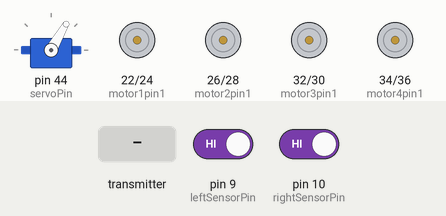
The sketch below on a simulated Arduino Mega 2560, built with avr-gcc and run on an emulated ATmega2560. Parts: servo, motor-driver pin pairs drawn as motors (green arrow = first pin HIGH = forward, orange = second pin HIGH = backward, longer = more drive). The inputs (shaded band) are chosen by the test bench; at power-on: pin 9 (leftSensorPin) HIGH, pin 10 (rightSensorPin) HIGH. No radio packets arrive unless stated.

Above: at 1.2 s.
1.3 s: the transmitter starts sending dir.0 = 512
At 1.7 s:
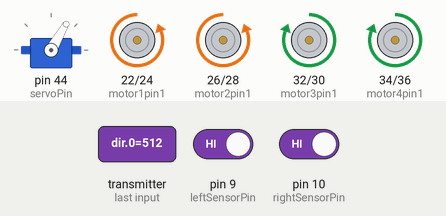
2.8 s: the transmitter starts sending dir.1 = 256
At 4.0 s:
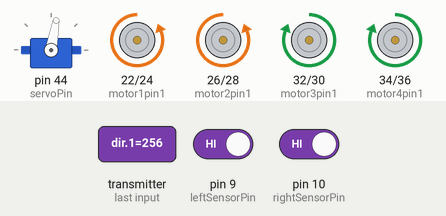
4.3 s: the transmitter starts sending dir.0 = 0
At 5.2 s:
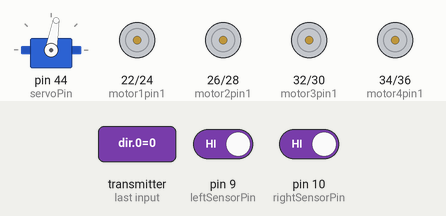
5.8 s: the transmitter starts sending dir.1 = 512
At 6.3 s:
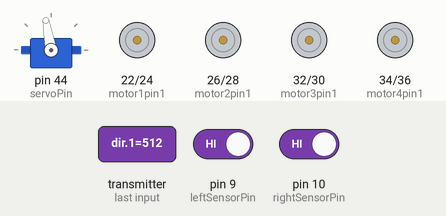
7.3 s: the transmitter starts sending dir.0 = 1023
At 8.5 s:
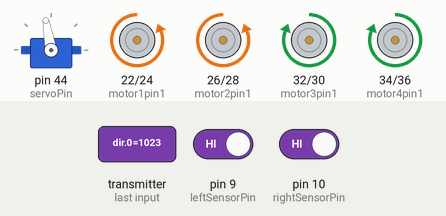
8.8 s: the transmitter starts sending dir.0 = 256
At 9.8 s:
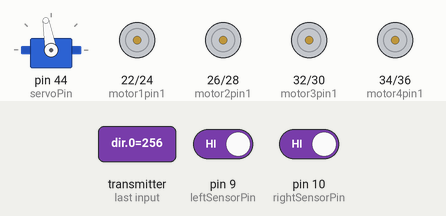
Timing chart, 0 to 11.3 s (numbered marks = the images above; inputs shaded):
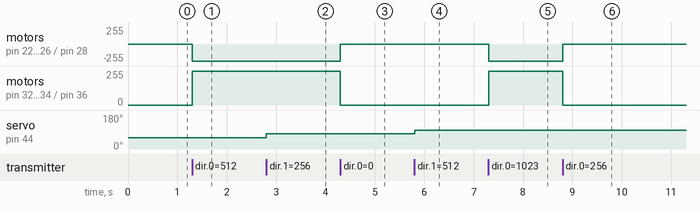

The sketch:

test-masina.ino
```cpp
#include <SPI.h>
#include <nRF24L01.h>
#include <RF24.h>
#include <Servo.h>

Servo myServo;

const int motor1pin1 = 22;
const int motor1pin2 = 24;
const int motor2pin1 = 26;
const int motor2pin2 = 28;
const int motor3pin1 = 32;
const int motor3pin2 = 30;
const int motor4pin1 = 34;
const int motor4pin2 = 36;

const int leftSensorPin = 9;
const int rightSensorPin = 10;

int servoPin = 44;
int servoPos = 60;

int dir[3];

RF24 radioRx(7, 8); // receptor
const byte addressRx[6] = "00001";

RF24 radioTx(4, 5); // transmitator
const byte addressTx[6] = "00002";

bool alertLinie = false;
bool alertStop = false;

bool vedeStop = false;
bool stopADisparut = false;
bool utilizatorS_aOprit = false;
bool stopInVizor = false;

unsigned long lastStopDetected = 0;
const unsigned long stopDisparutDelay = 2000;

char c;

const char msg[] = "STOP linie IR";
const char msgStop[] = "STOP asist";

void setup() {
  Serial.begin(9600);

  pinMode(motor1pin1, OUTPUT);
  pinMode(motor1pin2, OUTPUT);
  pinMode(motor2pin1, OUTPUT);
  pinMode(motor2pin2, OUTPUT);
  pinMode(motor3pin1, OUTPUT);
  pinMode(motor3pin2, OUTPUT);
  pinMode(motor4pin1, OUTPUT);
  pinMode(motor4pin2, OUTPUT);

  pinMode(leftSensorPin, INPUT);
  pinMode(rightSensorPin, INPUT);

  myServo.attach(servoPin);
  myServo.write(servoPos);

  radioRx.begin();
  radioRx.openReadingPipe(0, addressRx);
  radioRx.setPALevel(RF24_PA_MIN);
  radioRx.startListening();

  radioTx.begin();
  radioTx.openWritingPipe(addressTx);
  radioTx.setPALevel(RF24_PA_MIN);
  radioTx.stopListening();
}

void loop() {
  int leftSensorValue = digitalRead(leftSensorPin);
  int rightSensorValue = digitalRead(rightSensorPin);

  if (radioRx.available()) {
    radioRx.read(&dir, sizeof(dir));
    int asistentActiv = dir[2];

    if (!asistentActiv) {
      alertLinie = false;
      alertStop = false;
      vedeStop = false;
      stopADisparut = false;
      utilizatorS_aOprit = false;
      stopInVizor = false;
    }

    if (Serial.available()) {
      c = Serial.read();
      if (c == '1') {
        vedeStop = true;
        stopInVizor = true;
        lastStopDetected = millis();
        stopADisparut = false;
      }
    }

    if (millis() - lastStopDetected > stopDisparutDelay && vedeStop) {
      vedeStop = false;
      stopInVizor = false;

      if (!utilizatorS_aOprit) {
        stopADisparut = true;  // asistentul intervine
      }

      utilizatorS_aOprit = false;  // reset
    }

    bool linieDetectata = (leftSensorValue == LOW || rightSensorValue == LOW);

    if (linieDetectata && asistentActiv) {
      opresteMotoarele();
      alertLinie = true;
    }
    else if (stopADisparut && asistentActiv) {
      opresteMotoarele();
      alertStop = true;
    }
    else {
      alertLinie = false;
      alertStop = false;

      // motoare
      if (dir[0] < -400) {  // inainte
        digitalWrite(motor1pin1, HIGH);
        digitalWrite(motor1pin2, LOW);
        digitalWrite(motor2pin1, HIGH);
        digitalWrite(motor2pin2, LOW);
        digitalWrite(motor3pin1, LOW);
        digitalWrite(motor3pin2, HIGH);
        digitalWrite(motor4pin1, LOW);
        digitalWrite(motor4pin2, HIGH);
      } else if (dir[0] > 400) {  // inapoi
        digitalWrite(motor1pin1, LOW);
        digitalWrite(motor1pin2, HIGH);
        digitalWrite(motor2pin1, LOW);
        digitalWrite(motor2pin2, HIGH);
        digitalWrite(motor3pin1, HIGH);
        digitalWrite(motor3pin2, LOW);
        digitalWrite(motor4pin1, HIGH);
        digitalWrite(motor4pin2, LOW);
      } else {
        opresteMotoarele();

        if (stopInVizor) {
          utilizatorS_aOprit = true;
        }
      }

      // Control servo
      servoPos = map(dir[1], -512, 512, 20, 100);
      servoPos = constrain(servoPos, 20, 100);
      myServo.write(servoPos);
    }
  }

  // Mesaje catre telecomanda
  if (alertLinie) {
    radioTx.write(&msg, sizeof(msg));
  } else if (alertStop) {
    radioTx.write(&msgStop, sizeof(msgStop));
  } else {
    radioTx.write(&c, sizeof(c));
  }
}

void opresteMotoarele() {
  digitalWrite(motor1pin1, LOW);
  digitalWrite(motor1pin2, LOW);
  digitalWrite(motor2pin1, LOW);
  digitalWrite(motor2pin2, LOW);
  digitalWrite(motor3pin1, LOW);
  digitalWrite(motor3pin2, LOW);
  digitalWrite(motor4pin1, LOW);
  digitalWrite(motor4pin2, LOW);
}
```

Measured:
- after the input at 1.3 s, motor on pin 22 (motor1pin1) / pin 24 (motor1pin2), motor on pin 26 (motor2pin1) / pin 28 (motor2pin2): stopped → backward 255/255 at once; motor on pin 32 (motor3pin1) / pin 30 (motor3pin2), motor on pin 34 (motor4pin1) / pin 36 (motor4pin2): stopped → forward 255/255 at once
- after the input at 2.8 s, servo on pin 44 (servoPin): 60° → 80° at once
- after the input at 4.3 s, motor on pin 22 (motor1pin1) / pin 24 (motor1pin2), motor on pin 26 (motor2pin1) / pin 28 (motor2pin2): backward 255/255 → stopped at once; motor on pin 32 (motor3pin1) / pin 30 (motor3pin2), motor on pin 34 (motor4pin1) / pin 36 (motor4pin2): forward 255/255 → stopped at once
- after the input at 5.8 s, servo on pin 44 (servoPin): 80° → 100° at once
- after the input at 7.3 s, motor on pin 22 (motor1pin1) / pin 24 (motor1pin2), motor on pin 26 (motor2pin1) / pin 28 (motor2pin2): stopped → backward 255/255 at once; motor on pin 32 (motor3pin1) / pin 30 (motor3pin2), motor on pin 34 (motor4pin1) / pin 36 (motor4pin2): stopped → forward 255/255 at once
- after the input at 8.8 s, motor on pin 22 (motor1pin1) / pin 24 (motor1pin2), motor on pin 26 (motor2pin1) / pin 28 (motor2pin2): backward 255/255 → stopped at once; motor on pin 32 (motor3pin1) / pin 30 (motor3pin2), motor on pin 34 (motor4pin1) / pin 36 (motor4pin2): forward 255/255 → stopped at once
